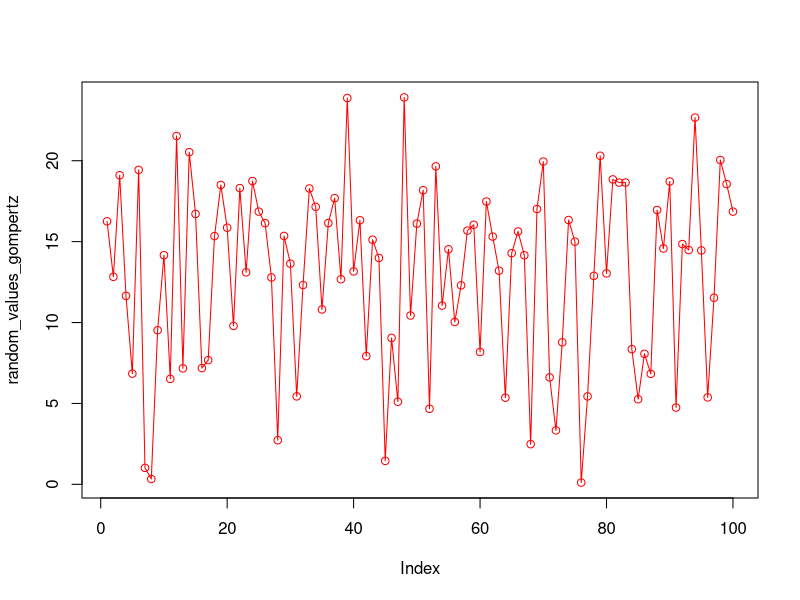

Source code (R): (Note: this script raises an error after producing the figure.)
#generate random numbers using Gompertz distribution 
#by using a technique which is called inverse transform:let U be a uniform random variable in[0,1]
#If X= F^-1(U), then X is a random variable with cumulative density function F_X(x)=F
#and then compare its fitting with Gompertz and Weibull model

 rgompertz = function(lambda,alpha, n){
  x.uniform = runif(n)
  #this inverse function is done based on F_X(x)=1-e^(-lambda.x) 
  #then for every number u generated with a uniform random number genrator,
  #x= F^-1(u) where F=F_X.F^-1(u)=-1/lambda.ln(1-u)
  inverse.gomp.cumulative = function(lambda,alpha,y) {  (1/alpha)*log(1 - (alpha/lambda)*log(1-y)  ) }
  x.gompertz = inverse.gomp.cumulative(0.01,0.2, x.uniform)
  return(x.gompertz)
}

random_values_gompertz<-rgompertz(0.01,0.2,100)

plot(random_values_gompertz, type="o",col="red")
hist(random_values_gompertz,freq="FALSE")

 Weibull <- function(delta,beta,n)
 {
   U <- runif(n)
   X <- delta*(-log(1-U))^(1/beta)
   return(X)
 }
 
 random_values_Weibull <- Weibull(3000,2,100)
 par(new=T)
 plot(random_values_Weibull, type="o",col="blue")
 hist(random_values_Weibull)
 
 #check again; Let’s check if this is reasonable, by superimposing the plot of the density of a Weibull random
 #variable with the same parameters
 n <- 100
 beta <- 2
 delta <- 3000
 X <- Weibull(3000,2,n)
 hist(X,freq=FALSE)
 t <- seq(from=0, to=max(X)*1.5, by=1)
 f_w <- beta/delta*(t/delta)^(beta-1)*exp(-(t/delta)^beta)
 lines(t,f_w,col="blue")
 
 
 
 
 
